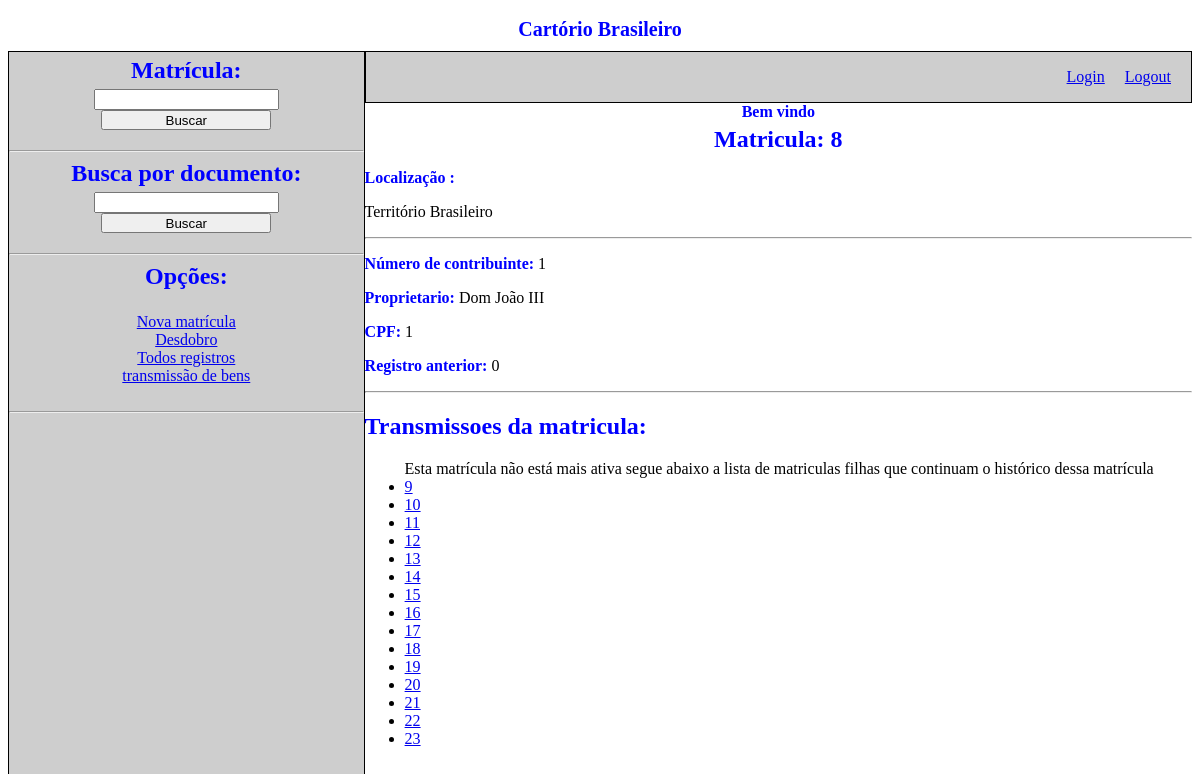
Page /listarregistros/8 on the committed database.
### registro/models.py (models this page shows, shortened)
class Registro(models.Model):
    datacriacao = models.DateField()
    localizacao = models.CharField(max_length=10000)
    contribuinte = models.IntegerField()
    registro_anterior = models.IntegerField()
    proprietario = models.CharField(max_length=100)
    cpf_proprietario = models.IntegerField()
    ativo = models.BooleanField()

### registro/views.py (the view)
# urls.py: path('<int:matricula>', views.mostrarmatricula, name='mostrarmatricula3'),
def mostrarmatricula(request, matricula):
    dados = Registro.objects.get(pk=matricula)
    if dados.ativo == False:
        rdesdobrados = Registro.objects.filter(registro_anterior=matricula)
    else:
        rdesdobrados = "Sem desdobros para esta matrícula"
    transmissoes = Transmissaodebens.objects.filter(matricula=matricula)
    return render(request, "registro/matricula.html", {"dado": dados, "ts": transmissoes, "desdobros": rdesdobrados})

### registro/templates/registro/matricula.html (shortened to what this page needs)
{% extends "registro/layout.html" %}
{% block body %}
<div class="paimatricula">
    <h2 class="titulonavegacao"><b class="itemmatricula">Matricula:</b> {{ dado.id }}</h2>
    <p><b class="itemmatricula">Localização :</b></p>
    <p>{{ dado.localizacao }}</p>
    <hr>
    <p><b class="itemmatricula">Número de contribuinte:</b> {{ dado.contribuinte }}</p>
    <p><b class="itemmatricula">Proprietario:</b> {{dado.proprietario}}</p>
    <p><b class="itemmatricula">CPF:</b> {{dado.cpf_proprietario}}</p>
    <p><b class="itemmatricula">Registro anterior:</b> {{dado.registro_anterior}}</p>
    <hr>
</div>
<div>
    <h2><b class="itemmatricula">Transmissoes da matricula:</b></h2>
    {% if dado.ativo == False %}
    <ul>
        Esta matrícula não está mais ativa segue abaixo a lista de matriculas filhas que continuam o histórico dessa
        matrícula
        {% for d in desdobros %}
        <li><a href="{{d.id}}">{{d.id}}</a></li>
        {% endfor %}
    </ul>
    {% endif %}
</div>
{% endblock %}

### registro/static/registro/estilo.css (style rules this page uses)
.titulonavegacao { color: blue; text-align: center; margin: 5px; }
.itemmatricula { color: blue; }

### rows in the picture
Registro: id "8", localizacao "Território Brasileiro", contribuinte "1", proprietario "Dom João III", cpf_proprietario "1", registro_anterior "0"
Registro: id "9"
Registro: id "10"
Registro: id "11"
Registro: id "12"
Registro: id "13"
Registro: id "14"
Registro: id "15"
Registro: id "16"
Registro: id "17"
Registro: id "18"
Registro: id "19"
Registro: id "20"
Registro: id "21"
Registro: id "22"
Registro: id "23"
